Frame 1 (no input): blank canvas, image omitted
Frame 60 (the mouse pressed at the canvas centre just before this capture): blank canvas, image omitted
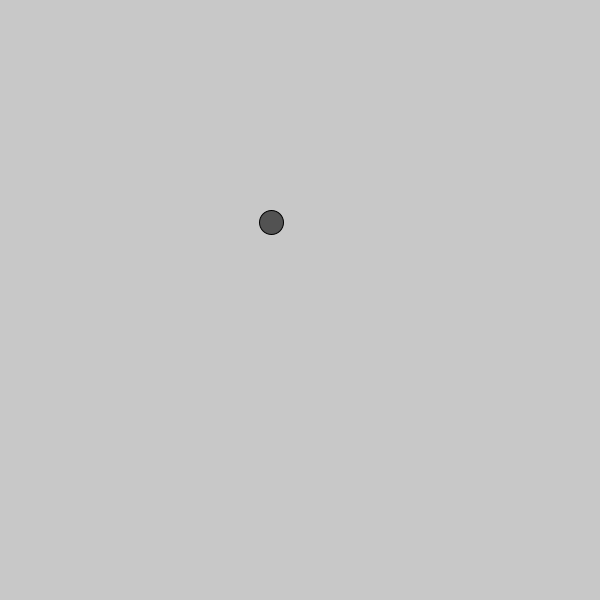
Frame 120 (the mouse held since frame 60 and released just before this capture)

The Processing sketch whose frames 1 and 60 were blank and that drew this single picture after the mouse press (run headless with seeded random() and noise(); from frame 60 on, the mouse is pressed at the canvas centre):

// Processing sketch: SimpleOOP_particles
// ── SimpleOOP_particles.pde
// basic basic particle systme for oop understanding
// 2036mapa
// ashley james brown


ArrayList<Particle> particles = new ArrayList<Particle>();

void setup() {
  size(600, 600);
  
  
}



void draw() {
  background(200);
  
  //special for loop for objects
  for (Particle p : particles) {
    p.update();
    p.display(); //call the method on each aprticle
  }
  
}


void mousePressed() {
  particles.add(new Particle(mouseX, mouseY));
}
// ── particle.pde
class Particle {
  float x;
  float y;

//class constructor
  Particle(float x, float y) {
    this.x = x;
    this.y = y;

  }
  
  //class or object methods

  void update() {
    //just random changes
    this.x += random(-10, 10);
    this.y += random(-10, 10);
    
  }

  void display() {
    stroke(0);
    fill(0, 150);
    ellipse(this.x, this.y, 24, 24);
  }
  
}
